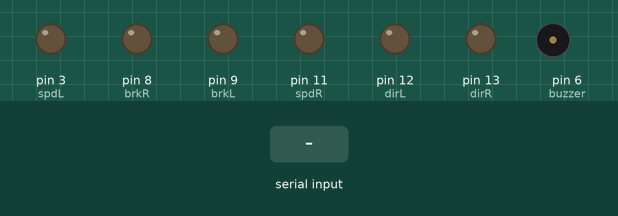
Recording of a sketch running on a simulated Arduino Uno, built with avr-gcc and run on an emulated ATmega328P. On the bench: output pins drawn as LEDs (lit = HIGH), buzzer (waves = sounding). The inputs (shaded band) are chosen by the test bench. What the sketch prints to the serial monitor is not drawn.

Above: at 1.2 s.
1.3 s: "F" received over Serial
At 1.9 s:
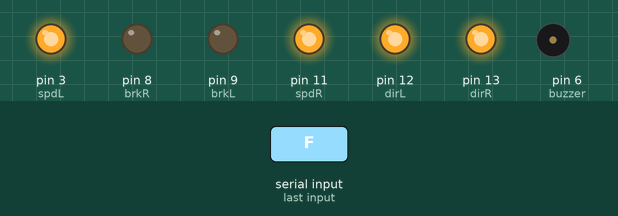
2.8 s: "B" received over Serial
At 4.0 s:
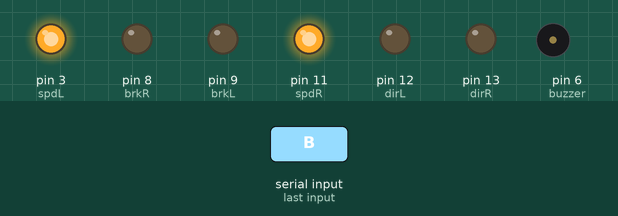
4.3 s: "L" received over Serial
At 5.4 s:
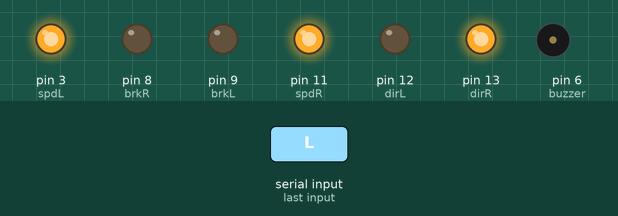
5.8 s: "R" received over Serial
At 6.5 s:
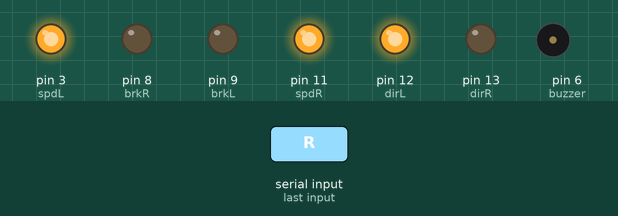
7.3 s: "H" received over Serial
At 7.7 s:
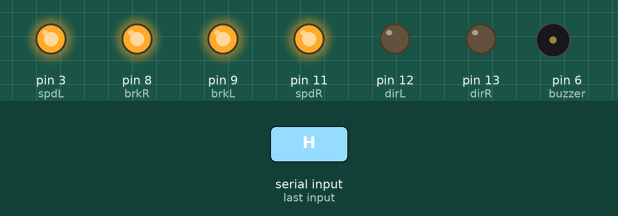
8.8 s: "V" received over Serial
At 8.9 s:
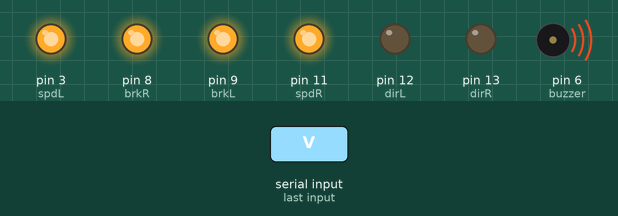
Timing chart, 0 to 11.5 s (numbered marks = the images above; inputs shaded):
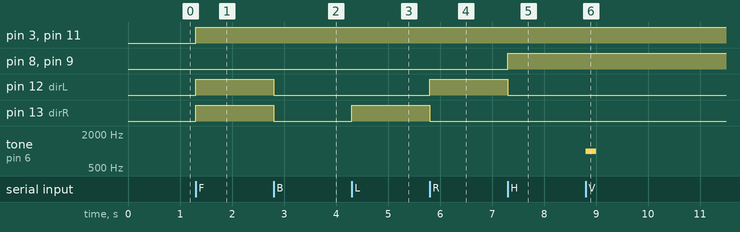

Measured:
- after the input at 1.3 s, pin 3 (spdL), pin 11 (spdR), pin 12 (dirL), pin 13 (dirR): LOW → HIGH at once
- after the input at 2.8 s, pin 12 (dirL), pin 13 (dirR): HIGH → LOW at once
- after the input at 4.3 s, pin 13 (dirR): LOW → HIGH at once
- after the input at 5.8 s, pin 12 (dirL): LOW → HIGH at once; pin 13 (dirR): HIGH → LOW at once
- after the input at 7.3 s, pin 8 (brkR), pin 9 (brkL): LOW → HIGH at once; pin 12 (dirL): HIGH → LOW at once
- after the input at 8.8 s, tone on pin 6 (buzzer): silent → 1000 Hz at once, → silent 0.20 s later

The sketch:

nerves.ino
```cpp
int dirL = 12;
int dirR = 13;
int brkL = 9;
int brkR = 8;
int spdL = 3;
int spdR = 11;

int pingPin = 2;

int buzzer = 6;

void setup()
{
  Serial.begin(9600);

  pinMode(dirL, OUTPUT); //direction pins
  pinMode(dirR, OUTPUT);
  pinMode(brkL, OUTPUT); //brake pins
  pinMode(brkR, OUTPUT);
  pinMode(spdL, OUTPUT); //speed pins
  pinMode(spdR, OUTPUT);
  pinMode(buzzer, OUTPUT);
}

void forward()
{
  digitalWrite(dirL, HIGH);
  digitalWrite(dirR, HIGH);
  digitalWrite(brkL, LOW);
  digitalWrite(brkR, LOW);
  digitalWrite(spdL, HIGH);
  digitalWrite(spdR, HIGH);
}

void backward()
{
  digitalWrite(dirL, LOW);
  digitalWrite(dirR, LOW);
  digitalWrite(brkL, LOW);
  digitalWrite(brkR, LOW);
  digitalWrite(spdL, HIGH);
  digitalWrite(spdR, HIGH);
}

void left()
{
  digitalWrite(dirL, LOW);
  digitalWrite(dirR, HIGH);
  digitalWrite(brkL, LOW);
  digitalWrite(brkR, LOW);
  digitalWrite(spdL, HIGH);
  digitalWrite(spdR, HIGH);
}

void right()
{
  digitalWrite(dirL, HIGH);
  digitalWrite(dirR, LOW);
  digitalWrite(brkL, LOW);
  digitalWrite(brkR, LOW);
  digitalWrite(spdL, HIGH);
  digitalWrite(spdR, HIGH);
}

void halt()
{
  digitalWrite(dirL, LOW);
  digitalWrite(dirR, LOW);
  digitalWrite(brkL, HIGH);
  digitalWrite(brkR, HIGH);
  digitalWrite(spdL, HIGH);
  digitalWrite(spdR, HIGH);
}

void low_slow()
{
  tone(buzzer, 1000);
  delay(200);
  noTone(buzzer);
}

void high_slow()
{
  tone(buzzer, 2500);
  delay(200);
  noTone(buzzer);
}

void low_fast()
{
  tone(buzzer, 1000);
  delay(100);
  noTone(buzzer);
}

void high_fast()
{
  tone(buzzer, 2500);
  delay(100);
  noTone(buzzer);
}

long duration, inches;
int incomingByte;

void detect()
{
  pinMode(pingPin, OUTPUT);
  digitalWrite(pingPin, LOW);
  delayMicroseconds(2);
  digitalWrite(pingPin, HIGH);
  delayMicroseconds(5);
  digitalWrite(pingPin, LOW);

  pinMode(pingPin, INPUT);
  duration = pulseIn(pingPin, HIGH);

  inches = microsecondsToInches(duration);

  delay(100);
}

void loop()
{
  if (Serial.available() > 0) {
    incomingByte = Serial.read();
    Serial.print(incomingByte);
    if (incomingByte == 'F') {
      forward();
    }
    if (incomingByte == 'B') {
      backward();
    }
    if (incomingByte == 'L') {
      left();
    }
    if (incomingByte == 'R') {
      right();
    }
    if (incomingByte == 'H') {
      halt();
    }
    if (incomingByte == 'V') {
      low_slow();
    }
    if (incomingByte == 'X') {
      high_slow();
    }
    if (incomingByte == 'Y') {
      low_fast();
    }
    if (incomingByte == 'Z') {
      high_fast();
    }
  }
}

long microsecondsToInches(long microseconds)
{
  return microseconds / 74 / 2;
}
```
